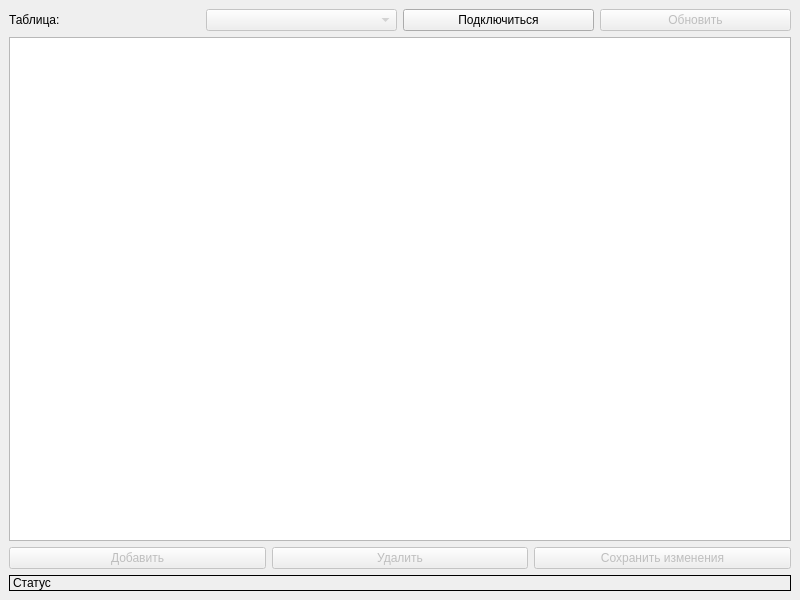
<?xml version="1.0" encoding="UTF-8"?>
<ui version="4.0">
 <class>MainWindow</class>
 <widget class="QMainWindow" name="MainWindow">
  <property name="geometry">
   <rect>
    <x>0</x>
    <y>0</y>
    <width>800</width>
    <height>600</height>
   </rect>
  </property>
  <property name="windowTitle">
   <string>La Liga Database Manager</string>
  </property>
  <widget class="QWidget" name="centralwidget">
   <layout class="QVBoxLayout" name="verticalLayout">
    <item>
     <layout class="QHBoxLayout" name="horizontalLayout">
      <item>
       <widget class="QLabel" name="label">
        <property name="text">
         <string>Таблица:</string>
        </property>
       </widget>
      </item>
      <item>
       <widget class="QComboBox" name="tablesComboBox">
        <property name="enabled">
         <bool>false</bool>
        </property>
       </widget>
      </item>
      <item>
       <widget class="QPushButton" name="connectButton">
        <property name="text">
         <string>Подключиться</string>
        </property>
       </widget>
      </item>
      <item>
       <widget class="QPushButton" name="refreshButton">
        <property name="text">
         <string>Обновить</string>
        </property>
        <property name="enabled">
         <bool>false</bool>
        </property>
       </widget>
      </item>
     </layout>
    </item>
    <item>
     <widget class="QTableView" name="tableView"/>
    </item>
    <item>
     <layout class="QHBoxLayout" name="horizontalLayout_2">
      <item>
       <widget class="QPushButton" name="addButton">
        <property name="text">
         <string>Добавить</string>
        </property>
        <property name="enabled">
         <bool>false</bool>
        </property>
       </widget>
      </item>
      <item>
       <widget class="QPushButton" name="deleteButton">
        <property name="text">
         <string>Удалить</string>
        </property>
        <property name="enabled">
         <bool>false</bool>
        </property>
       </widget>
      </item>
      <item>
       <widget class="QPushButton" name="updateButton">
        <property name="text">
         <string>Сохранить изменения</string>
        </property>
        <property name="enabled">
         <bool>false</bool>
        </property>
       </widget>
      </item>
     </layout>
    </item>
    <item>
     <widget class="QLabel" name="statusLabel">
      <property name="text">
       <string>Статус</string>
      </property>
      <property name="frameShape">
       <enum>QFrame::Box</enum>
      </property>
     </widget>
    </item>
   </layout>
  </widget>
 </widget>
 <resources/>
 <connections/>
</ui>
